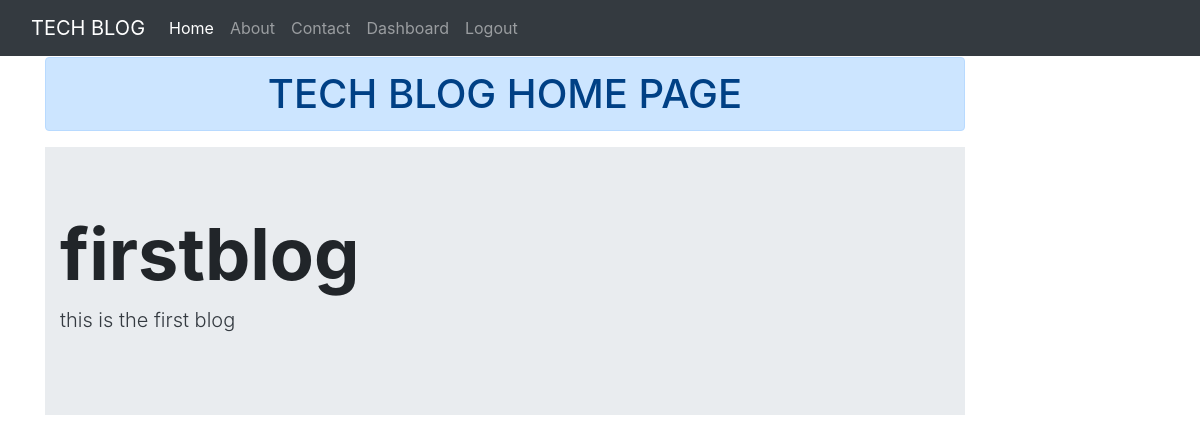
The app's page / (signed in), older data.
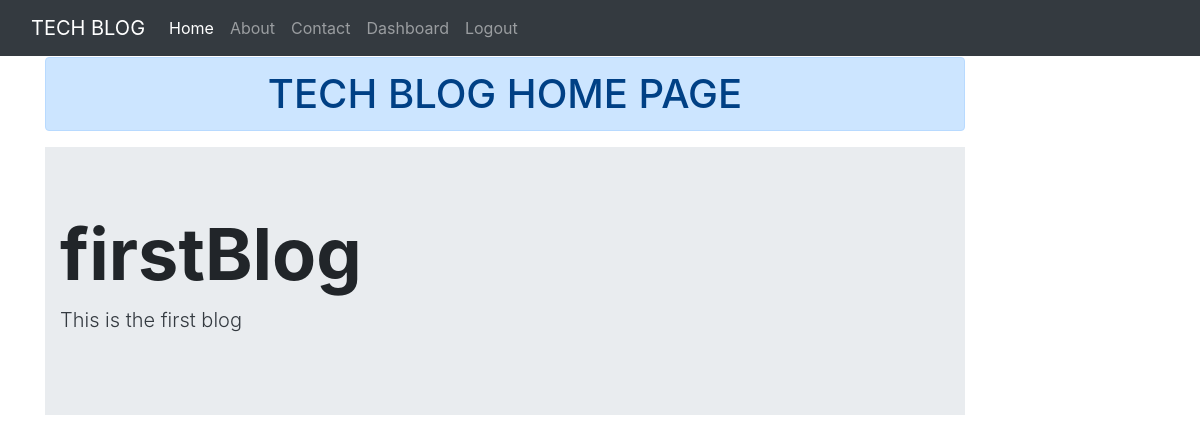
The same page, newer data.
### blog/models.py (models this page shows)
class Blog(models.Model):
    title = models.CharField(max_length=200)
    cont = models.TextField()

### blog/views.py (the view)
# urls.py: 2. Add a URL to urlpatterns:  path('', views.home, name='home')
def home(request):
    blogs = Blog.objects.all()
    return render(request,'blog/home.html',{'blogs':blogs})

### blog/templates/blog/home.html (shortened to what this page needs)
{% extends 'blog/base.html' %}
{% load static %}
{% block content %}
<div class="col-sm-10">
    <h1 class="text-center alert alert-primary">TECH BLOG HOME PAGE</h1>
    {% for blog in blogs %}
    <div class= "jumbotron jumbotron-fluid jumbo-color">
        <div class="container">
            <h2 class="display-3 font-weight-bold">{{ blog.title }}</h2>
            <p class="lead text-dark">{{ blog.cont }}</p>
        </div>
    </div>
    {% endfor %}
</div>
{% endblock content %}

Row changes from the older to the newer data that the page shows:
changed Blog: title "firstblog" → "firstBlog"; cont "this is the first blog" → "This is the first blog"
